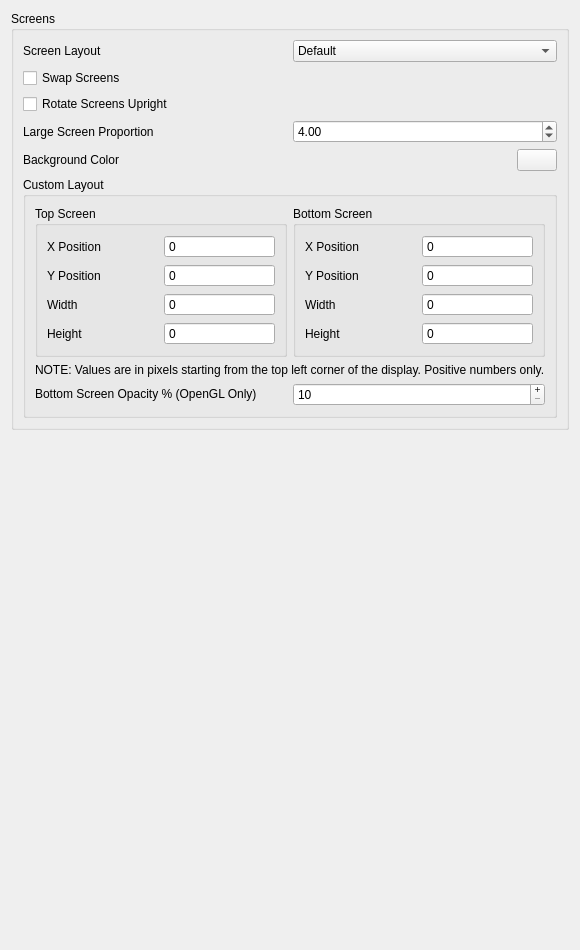
<?xml version="1.0" encoding="UTF-8"?>
<ui version="4.0">
 <class>ConfigureLayout</class>
 <widget class="QWidget" name="ConfigureLayout">
  <property name="geometry">
   <rect>
    <x>0</x>
    <y>0</y>
    <width>440</width>
    <height>950</height>
   </rect>
  </property>
  <property name="minimumSize">
   <size>
    <width>0</width>
    <height>0</height>
   </size>
  </property>
  <property name="windowTitle">
   <string>Form</string>
  </property>
  <layout class="QVBoxLayout" name="verticalLayout_2">
   <item>
    <widget class="QGroupBox" name="layout_group">
     <property name="title">
      <string>Screens</string>
     </property>
     <layout class="QVBoxLayout" name="verticalLayout_3">
      <item>
       <widget class="QWidget" name="widget_layout" native="true">
        <layout class="QHBoxLayout" name="screen_layout_group">
         <property name="leftMargin">
          <number>0</number>
         </property>
         <property name="topMargin">
          <number>0</number>
         </property>
         <property name="rightMargin">
          <number>0</number>
         </property>
         <property name="bottomMargin">
          <number>0</number>
         </property>
         <item>
          <widget class="QLabel" name="layout_label">
           <property name="text">
            <string>Screen Layout</string>
           </property>
          </widget>
         </item>
         <item>
          <widget class="QComboBox" name="layout_combobox">
           <item>
            <property name="text">
             <string>Default</string>
            </property>
           </item>
           <item>
            <property name="text">
             <string>Single Screen</string>
            </property>
           </item>
           <item>
            <property name="text">
             <string>Large Screen</string>
            </property>
           </item>
           <item>
            <property name="text">
             <string>Side by Side</string>
            </property>
           </item>
           <item>
            <property name="text">
             <string>Separate Windows</string>
            </property>
           </item>
           <item>
            <property name="text">
             <string>Hybrid Screen</string>
            </property>
           </item>
           <item>
            <property name="text">
             <string>Custom Layout</string>
            </property>
           </item>
          </widget>
         </item>
        </layout>
       </widget>
      </item>
      <item>
       <widget class="QCheckBox" name="toggle_swap_screen">
        <property name="text">
         <string>Swap Screens</string>
        </property>
       </widget>
      </item>
      <item>
       <widget class="QCheckBox" name="toggle_upright_screen">
        <property name="text">
         <string>Rotate Screens Upright</string>
        </property>
       </widget>
      </item>
      <item>
       <widget class="QWidget" name="widget" native="true">
        <layout class="QHBoxLayout" name="proportion_layout">
         <property name="leftMargin">
          <number>0</number>
         </property>
         <property name="topMargin">
          <number>0</number>
         </property>
         <property name="rightMargin">
          <number>0</number>
         </property>
         <property name="bottomMargin">
          <number>0</number>
         </property>
         <item>
          <widget class="QLabel" name="label_3">
           <property name="text">
            <string>Large Screen Proportion</string>
           </property>
          </widget>
         </item>
         <item>
          <widget class="QDoubleSpinBox" name="large_screen_proportion">
           <property name="minimum">
            <double>1.000000000000000</double>
           </property>
           <property name="maximum">
            <double>16.000000000000000</double>
           </property>
           <property name="value">
            <double>4.000000000000000</double>
           </property>
          </widget>
         </item>
        </layout>
       </widget>
      </item>
      <item>
       <widget class="QWidget" name="bg_color_group" native="true">
        <layout class="QHBoxLayout" name="bg_color_group_2">
         <property name="leftMargin">
          <number>0</number>
         </property>
         <property name="topMargin">
          <number>0</number>
         </property>
         <property name="rightMargin">
          <number>0</number>
         </property>
         <property name="bottomMargin">
          <number>0</number>
         </property>
         <item>
          <widget class="QLabel" name="bg_label">
           <property name="text">
            <string>Background Color</string>
           </property>
          </widget>
         </item>
         <item>
          <widget class="QPushButton" name="bg_button">
           <property name="maximumSize">
            <size>
             <width>40</width>
             <height>16777215</height>
            </size>
           </property>
          </widget>
         </item>
        </layout>
       </widget>
      </item>
      <item>
       <widget class="QGroupBox" name="custom_layout_group">
        <property name="minimumSize">
         <size>
          <width>0</width>
          <height>0</height>
         </size>
        </property>
        <property name="title">
         <string>Custom Layout</string>
        </property>
        <layout class="QVBoxLayout" name="verticalLayout_5">
         <item>
          <layout class="QHBoxLayout" name="horizontalLayout_4">
           <item>
            <widget class="QGroupBox" name="gb_top_screen">
             <property name="title">
              <string>Top Screen</string>
             </property>
             <layout class="QGridLayout" name="gridLayout_2">
              <item row="0" column="0">
               <widget class="QLabel" name="lb_top_x">
                <property name="text">
                 <string>X Position</string>
                </property>
               </widget>
              </item>
              <item row="0" column="1">
               <widget class="QSpinBox" name="custom_top_x">
                <property name="buttonSymbols">
                 <enum>QAbstractSpinBox::NoButtons</enum>
                </property>
                <property name="maximum">
                 <number>2147483647</number>
                </property>
               </widget>
              </item>
              <item row="1" column="0">
               <widget class="QLabel" name="lb_top_y">
                <property name="text">
                 <string>Y Position</string>
                </property>
               </widget>
              </item>
              <item row="1" column="1">
               <widget class="QSpinBox" name="custom_top_y">
                <property name="buttonSymbols">
                 <enum>QAbstractSpinBox::NoButtons</enum>
                </property>
                <property name="maximum">
                 <number>2147483647</number>
                </property>
               </widget>
              </item>
              <item row="2" column="0">
               <widget class="QLabel" name="lb_top_width">
                <property name="text">
                 <string>Width</string>
                </property>
               </widget>
              </item>
              <item row="2" column="1">
               <widget class="QSpinBox" name="custom_top_width">
                <property name="buttonSymbols">
                 <enum>QAbstractSpinBox::NoButtons</enum>
                </property>
                <property name="maximum">
                 <number>2147483647</number>
                </property>
               </widget>
              </item>
              <item row="3" column="0">
               <widget class="QLabel" name="lb_top_height">
                <property name="text">
                 <string>Height</string>
                </property>
               </widget>
              </item>
              <item row="3" column="1">
               <widget class="QSpinBox" name="custom_top_height">
                <property name="buttonSymbols">
                 <enum>QAbstractSpinBox::NoButtons</enum>
                </property>
                <property name="maximum">
                 <number>2147483647</number>
                </property>
               </widget>
              </item>
             </layout>
            </widget>
           </item>
           <item>
            <widget class="QGroupBox" name="gb_bottom_screen">
             <property name="minimumSize">
              <size>
               <width>0</width>
               <height>0</height>
              </size>
             </property>
             <property name="title">
              <string>Bottom Screen</string>
             </property>
             <layout class="QGridLayout" name="gridLayout">
              <item row="0" column="0">
               <widget class="QLabel" name="lb_bottom_x">
                <property name="text">
                 <string>X Position</string>
                </property>
               </widget>
              </item>
              <item row="0" column="1">
               <widget class="QSpinBox" name="custom_bottom_x">
                <property name="buttonSymbols">
                 <enum>QAbstractSpinBox::NoButtons</enum>
                </property>
                <property name="maximum">
                 <number>2147483647</number>
                </property>
               </widget>
              </item>
              <item row="1" column="0">
               <widget class="QLabel" name="lb_bottom_y">
                <property name="text">
                 <string>Y Position</string>
                </property>
               </widget>
              </item>
              <item row="1" column="1">
               <widget class="QSpinBox" name="custom_bottom_y">
                <property name="buttonSymbols">
                 <enum>QAbstractSpinBox::NoButtons</enum>
                </property>
                <property name="maximum">
                 <number>2147483647</number>
                </property>
               </widget>
              </item>
              <item row="2" column="0">
               <widget class="QLabel" name="lb_bottom_width">
                <property name="text">
                 <string>Width</string>
                </property>
               </widget>
              </item>
              <item row="2" column="1">
               <widget class="QSpinBox" name="custom_bottom_width">
                <property name="buttonSymbols">
                 <enum>QAbstractSpinBox::NoButtons</enum>
                </property>
                <property name="maximum">
                 <number>2147483647</number>
                </property>
               </widget>
              </item>
              <item row="3" column="0">
               <widget class="QLabel" name="lb_bottom_height">
                <property name="text">
                 <string>Height</string>
                </property>
               </widget>
              </item>
              <item row="3" column="1">
               <widget class="QSpinBox" name="custom_bottom_height">
                <property name="buttonSymbols">
                 <enum>QAbstractSpinBox::NoButtons</enum>
                </property>
                <property name="maximum">
                 <number>2147483647</number>
                </property>
               </widget>
              </item>
             </layout>
            </widget>
           </item>
          </layout>
         </item>
         <item>
          <layout class="QHBoxLayout" name="horizontalLayout_2">
           <item>
            <widget class="QLabel" name="label_2">
             <property name="text">
              <string>&lt;html&gt;&lt;head/&gt;&lt;body&gt;&lt;p&gt;NOTE: Values are in pixels starting from the top left corner of the display. Positive numbers only.&lt;/p&gt;&lt;/body&gt;&lt;/html&gt;</string>
             </property>
            </widget>
           </item>
          </layout>
         </item>
         <item>
          <layout class="QHBoxLayout" name="horizontalLayout_3">
           <item>
            <widget class="QLabel" name="lb_opacity_second_layer">
             <property name="text">
              <string>&lt;html&gt;&lt;head/&gt;&lt;body&gt;&lt;p&gt;Bottom Screen Opacity % (OpenGL Only)&lt;/p&gt;&lt;/body&gt;&lt;/html&gt;</string>
             </property>
            </widget>
           </item>
           <item>
            <widget class="QSpinBox" name="custom_second_layer_opacity">
             <property name="buttonSymbols">
              <enum>QAbstractSpinBox::PlusMinus</enum>
             </property>
             <property name="minimum">
              <number>10</number>
             </property>
             <property name="maximum">
              <number>100</number>
             </property>
            </widget>
           </item>
          </layout>
         </item>
        </layout>
       </widget>
      </item>
     </layout>
    </widget>
   </item>
   <item>
    <spacer name="verticalSpacer">
     <property name="orientation">
      <enum>Qt::Vertical</enum>
     </property>
     <property name="sizeHint" stdset="0">
      <size>
       <width>20</width>
       <height>270</height>
      </size>
     </property>
    </spacer>
   </item>
  </layout>
 </widget>
 <tabstops>
  <tabstop>layout_combobox</tabstop>
  <tabstop>toggle_swap_screen</tabstop>
  <tabstop>toggle_upright_screen</tabstop>
  <tabstop>large_screen_proportion</tabstop>
  <tabstop>bg_button</tabstop>
 </tabstops>
 <resources/>
 <connections/>
</ui>
